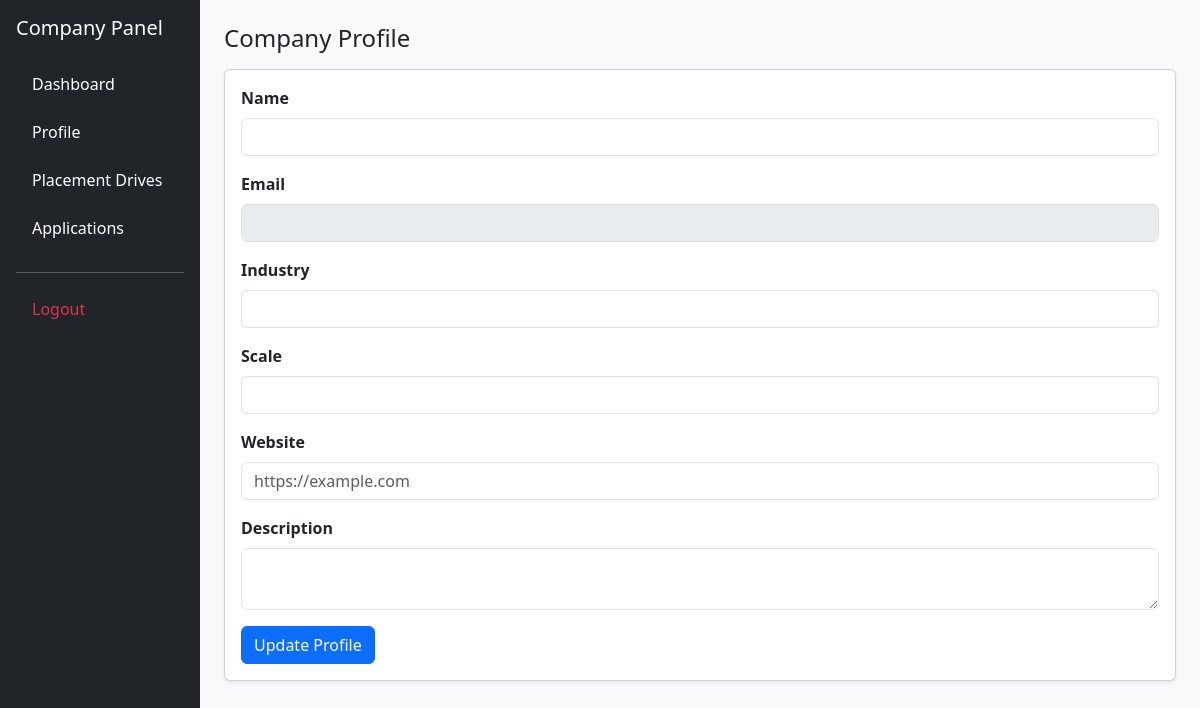
The page /company/profile (signed in) on the database as committed earlier.
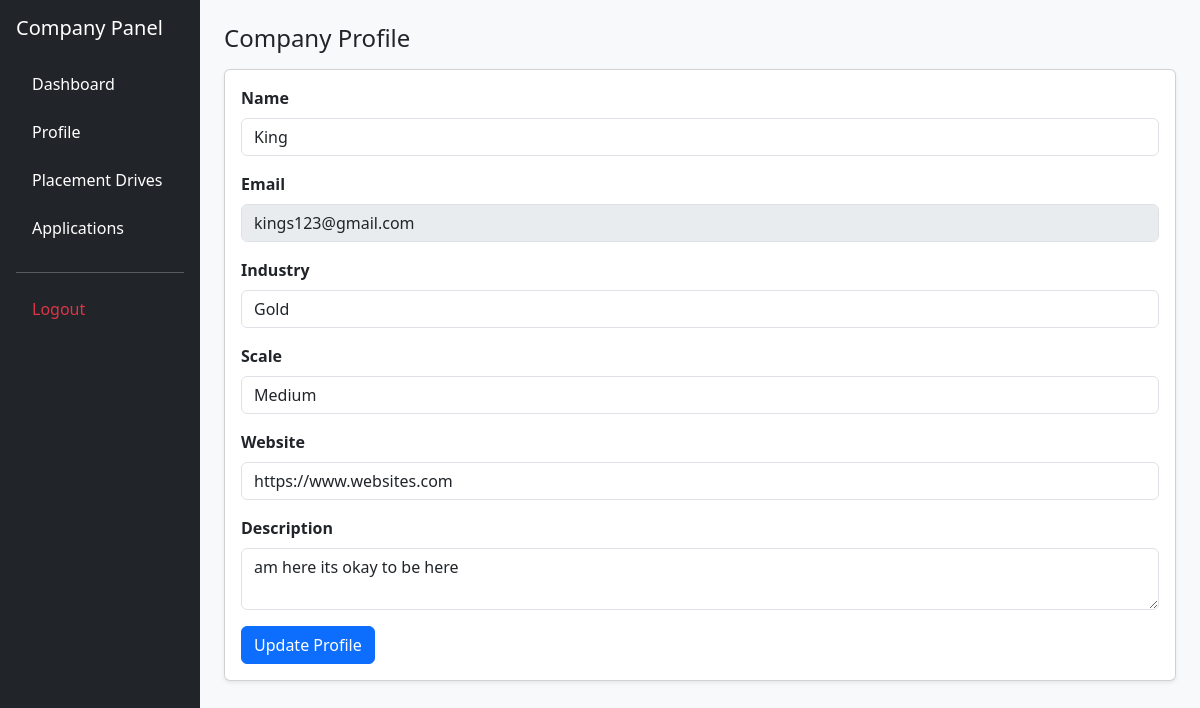
The same page on the database as committed later.
### application/models.py (models this page shows)
class Company(db.Model, UserMixin):
    id = db.Column(db.Integer, primary_key=True)
    username = db.Column(db.String(100), unique=True, nullable=False)
    email = db.Column(db.String(120), unique=True, nullable=False)
    name = db.Column(db.String(100), unique=True, nullable=False)
    password = db.Column(db.String(128), nullable=False)
    category = db.Column(db.String(50), nullable=False) # Gold, Silver, etc.
    scale = db.Column(db.String(50), nullable=False)    # MNC, Startup, etc.
    description = db.Column(db.Text, nullable=True)
    placementHistory = db.Column(db.Text, nullable=True)
    address = db.Column(db.String(100), nullable=True)
    locations = db.Column(db.String(200), nullable=True)
    website = db.Column(db.String(100), nullable=True)
    contactName = db.Column(db.String(100), nullable=True)
    contactEmail = db.Column(db.String(120), nullable=True)
    status = db.Column(db.String(50), nullable=False, default="Pending")
    isBlacklisted = db.Column(db.Boolean, nullable=False, default=False)
    drives = db.relationship('Drive', backref='company', lazy=True)

### application/controllers.py (the view)
@app.route("/company/profile")
@login_required
def company_profile():
    company = Company.query.get(current_user.id)
    return render_template(
        "companyprofile.html",
        company=company
    )

### app.py (called while the page is built)
def create_app():
    app = Flask(__name__)
    app.config['SECRET_KEY'] = "afgjke12359754iloyuremane45j"
    app.config['SQLALCHEMY_DATABASE_URI'] = 'sqlite:///placement_portal.sqlite3'
    app.config['SQLALCHEMY_TRACK_MODIFICATIONS'] = False
    app.debug = True
    db.init_app(app)
    login_manager.init_app(app)
    login_manager.login_view = "login"
    @login_manager.user_loader
    def load_user(user_id):
        if not user_id:
            return None
        try:
            uid = int(user_id)
        except Exception:
            return None
        user = User.query.get(uid)
        if user:
            return user
        return Company.query.get(uid)
    return app

### templates/companyprofile.html (shortened to what this page needs)
<!DOCTYPE html>
<html>
<head>
<link href="https://cdn.jsdelivr.net/npm/bootstrap@5.3.0/dist/css/bootstrap.min.css" rel="stylesheet">
</head>
<body class="bg-light">
<div class="container-fluid">
<div class="row">
<div class="col-md-3 col-lg-2 bg-dark text-white min-vh-100 p-3 d-none d-md-block">
<h5 class="mb-4">Company Panel</h5>
<ul class="nav flex-column">
<li class="nav-item mb-2">
<a href="/company" class="nav-link text-white">Dashboard</a>
</li>
<li class="nav-item mb-2">
<a href="/company/profile" class="nav-link text-white">Profile</a>
</li>
<li class="nav-item mb-2">
<a href="/company/drives" class="nav-link text-white">Placement Drives</a>
</li>
<li class="nav-item mb-2">
<a href="/company/applications" class="nav-link text-white">Applications</a>
</li>
<hr class="bg-light">
<li class="nav-item">
<a href="/logout" class="nav-link text-danger">Logout</a>
</li>
</ul>
</div>
<div class="col-md-9 col-lg-10 p-4">
<h4>Company Profile</h4>
<div class="card shadow-sm mt-3">
<div class="card-body">
<form method="POST" action="/company/profile/update">
<div class="mb-3">
<label class="form-label"><strong>Name</strong></label>
<input
type="text"
name="name"
class="form-control"
value="{{company.name}}"
required
minlength="2"
maxlength="100"
pattern="[A-Za-z0-9\s&.,'-]+"
title="Name should be 2–100 characters and contain only letters, numbers, spaces or & . , ' -">
</div>
<div class="mb-3">
<label class="form-label"><strong>Email</strong></label>
<input
type="email"
class="form-control"
value="{{company.email}}"
disabled>
</div>
<div class="mb-3">
<label class="form-label"><strong>Industry</strong></label>
<input
type="text"
name="category"
class="form-control"
value="{{company.category}}"
required
minlength="2"
maxlength="60"
pattern="[A-Za-z\s]+"
title="Industry should contain only letters and spaces">
</div>
<div class="mb-3">
<label class="form-label"><strong>Scale</strong></label>
<input
type="text"
name="scale"
class="form-control"
value="{{company.scale}}"
required
pattern="[A-Za-z\s]+"
title="Enter the Scale">
</div>
<div class="mb-3">
<label class="form-label"><strong>Website</strong></label>
<input
type="url"
name="website"
class="form-control"
value="{{company.website}}"
placeholder="https://example.com"
required>
</div>
<div class="mb-3">
<label class="form-label"><strong>Description</strong></label>
<textarea
name="description"
class="form-control"
required
minlength="20"
maxlength="500"
title="Description must be between 20 and 500 characters">{{company.description}}</textarea>
</div>
<button class="btn btn-primary">
Update Profile
</button>
</form>
</div>
</div>
</div>
</div>
</div>
</body>
</html>

Rows that differ between the two databases and show on the page:
added Company: name "King", email "kings123@gmail.com", category "Gold", scale "Medium", website "https://www.websites.com", description "am here its okay to be here"
